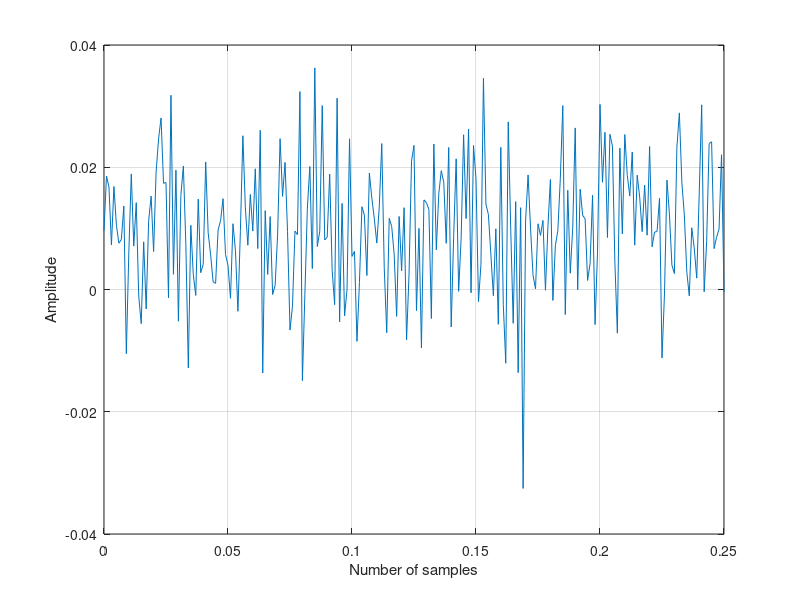

Reproduce this figure in MATLAB. (Note: this script raises an error after producing the figure.)
%  Electromyography (EMG) Feature Extraction toolbox

%---Input-------------------------------------------------------------
% X    : EMG signal (1 x samples)
% opts : parameter settings
% 

%---Output------------------------------------------------------------
% feat:  Feature vector 
%---------------------------------------------------------------------


%% Generate a sample random signal X
fs = 1000;            % Sampling frequency 
Ts = 1 / fs;          % Period
t  = 0 : Ts : 0.25; 
X  = 0.01 * (cos(2 * pi * fs * t) + randn(1, length(t)));

% Plot sample signal
plot(t,X);  grid on
xlabel('Number of samples');
ylabel('Amplitude');


%% Example 1 : Extract 5 normal features (without parameters) 
% Generate a sample random signal X
fs = 1000;            % Sampling frequency 
Ts = 1 / fs;          % Period
t  = 0 : Ts : 0.25; 
X  = 0.01 * (cos(2 * pi * fs * t) + randn(1, length(t)));

% Enhanced Mean Absolute Value
f1 = jfemg('emav', X); 
% Average Amplitude Change
f2 = jfemg('aac', X); 
% Waveform Length
f3 = jfemg('wl', X); 
% Maximum Fractal Length 
f4 = jfemg('mfl', X); 
% Root Mean Square
f5 = jfemg('rms', X); 

% Feature vector
feat = [f1, f2, f3, f4, f5];


%% Example 2 : Extract 3 features with parameter   
% Generate a sample random signal X
fs = 1000;            % Sampling frequency 
Ts = 1 / fs;          % Period
t  = 0 : Ts : 0.25; 
X  = 0.01 * (cos(2 * pi * fs * t) + randn(1, length(t)));

% Generate a sample random signal X
fs = 1000;            % Sampling frequency 
Ts = 1 / fs;          % Period
t  = 0 : Ts : 0.25; 
X  = 0.01 * (cos(2 * pi * fs * t) + randn(1, length(t)));

% Zeros Crossing
opts.thres = 0.01;
f1 = jfemg('zc', X, opts); 
% Slope Sign Change
opts.thres = 0.01;
f2 = jfemg('ssc', X, opts);
% Temporal Moment
opts.order = 3;
f3 = jfemg('tm', X, opts);

% Feature vector
feat = [f1, f2, f3];

